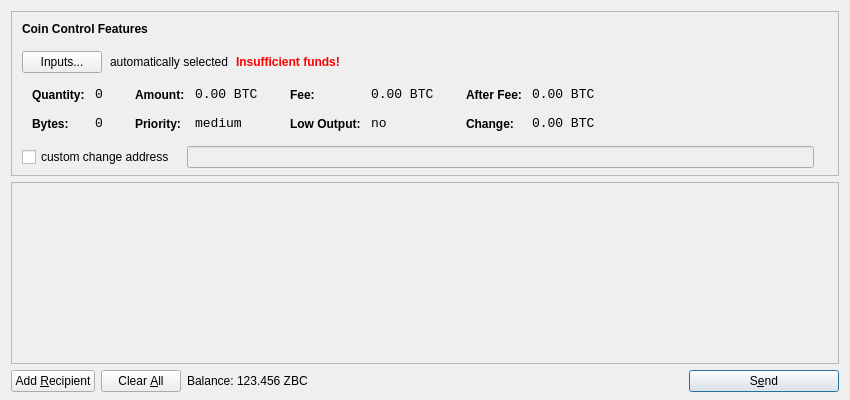
<?xml version="1.0" encoding="UTF-8"?>
<ui version="4.0">
 <class>SendCoinsDialog</class>
 <widget class="QDialog" name="SendCoinsDialog">
  <property name="geometry">
   <rect>
    <x>0</x>
    <y>0</y>
    <width>850</width>
    <height>400</height>
   </rect>
  </property>
  <property name="windowTitle">
   <string>Send Coins</string>
  </property>
  <layout class="QVBoxLayout" name="verticalLayout" stretch="0,1,0">
   <property name="bottomMargin">
    <number>8</number>
   </property>
   <item>
    <widget class="QFrame" name="frameCoinControl">
     <property name="sizePolicy">
      <sizepolicy hsizetype="Expanding" vsizetype="Expanding">
       <horstretch>0</horstretch>
       <verstretch>0</verstretch>
      </sizepolicy>
     </property>
     <property name="maximumSize">
      <size>
       <width>16777215</width>
       <height>16777215</height>
      </size>
     </property>
     <property name="frameShape">
      <enum>QFrame::StyledPanel</enum>
     </property>
     <property name="frameShadow">
      <enum>QFrame::Sunken</enum>
     </property>
     <layout class="QVBoxLayout" name="verticalLayoutCoinControl2">
      <property name="spacing">
       <number>-1</number>
      </property>
      <property name="leftMargin">
       <number>0</number>
      </property>
      <property name="topMargin">
       <number>0</number>
      </property>
      <property name="rightMargin">
       <number>0</number>
      </property>
      <property name="bottomMargin">
       <number>6</number>
      </property>
      <item>
       <layout class="QVBoxLayout" name="verticalLayoutCoinControl" stretch="0,0,0,0,1">
        <property name="spacing">
         <number>0</number>
        </property>
        <property name="leftMargin">
         <number>10</number>
        </property>
        <property name="topMargin">
         <number>10</number>
        </property>
        <item>
         <layout class="QHBoxLayout" name="horizontalLayoutCoinControl1">
          <property name="bottomMargin">
           <number>15</number>
          </property>
          <item>
           <widget class="QLabel" name="labelCoinControlFeatures">
            <property name="sizePolicy">
             <sizepolicy hsizetype="Preferred" vsizetype="Maximum">
              <horstretch>0</horstretch>
              <verstretch>0</verstretch>
             </sizepolicy>
            </property>
            <property name="font">
             <font>
              <weight>75</weight>
              <bold>true</bold>
             </font>
            </property>
            <property name="styleSheet">
             <string notr="true">font-weight:bold;</string>
            </property>
            <property name="text">
             <string>Coin Control Features</string>
            </property>
           </widget>
          </item>
         </layout>
        </item>
        <item>
         <layout class="QHBoxLayout" name="horizontalLayoutCoinControl2" stretch="0,0,0,0">
          <property name="spacing">
           <number>8</number>
          </property>
          <property name="bottomMargin">
           <number>10</number>
          </property>
          <item>
           <widget class="QPushButton" name="pushButtonCoinControl">
            <property name="styleSheet">
             <string notr="true"/>
            </property>
            <property name="text">
             <string>Inputs...</string>
            </property>
           </widget>
          </item>
          <item>
           <widget class="QLabel" name="labelCoinControlAutomaticallySelected">
            <property name="text">
             <string>automatically selected</string>
            </property>
            <property name="margin">
             <number>5</number>
            </property>
           </widget>
          </item>
          <item>
           <widget class="QLabel" name="labelCoinControlInsuffFunds">
            <property name="font">
             <font>
              <weight>75</weight>
              <bold>true</bold>
             </font>
            </property>
            <property name="styleSheet">
             <string notr="true">color:red;font-weight:bold;</string>
            </property>
            <property name="text">
             <string>Insufficient funds!</string>
            </property>
            <property name="margin">
             <number>5</number>
            </property>
           </widget>
          </item>
          <item>
           <spacer name="horizontalSpacerCoinControl">
            <property name="orientation">
             <enum>Qt::Horizontal</enum>
            </property>
            <property name="sizeHint" stdset="0">
             <size>
              <width>40</width>
              <height>1</height>
             </size>
            </property>
           </spacer>
          </item>
         </layout>
        </item>
        <item>
         <widget class="QWidget" name="widgetCoinControl" native="true">
          <property name="sizePolicy">
           <sizepolicy hsizetype="Preferred" vsizetype="Preferred">
            <horstretch>0</horstretch>
            <verstretch>0</verstretch>
           </sizepolicy>
          </property>
          <property name="minimumSize">
           <size>
            <width>0</width>
            <height>0</height>
           </size>
          </property>
          <property name="styleSheet">
           <string notr="true"/>
          </property>
          <layout class="QHBoxLayout" name="horizontalLayoutCoinControl5">
           <property name="margin">
            <number>0</number>
           </property>
           <item>
            <layout class="QHBoxLayout" name="horizontalLayoutCoinControl3" stretch="0,0,0,1">
             <property name="spacing">
              <number>20</number>
             </property>
             <property name="topMargin">
              <number>0</number>
             </property>
             <property name="bottomMargin">
              <number>10</number>
             </property>
             <item>
              <layout class="QFormLayout" name="formLayoutCoinControl1">
               <property name="horizontalSpacing">
                <number>10</number>
               </property>
               <property name="verticalSpacing">
                <number>14</number>
               </property>
               <property name="leftMargin">
                <number>10</number>
               </property>
               <property name="topMargin">
                <number>4</number>
               </property>
               <property name="rightMargin">
                <number>6</number>
               </property>
               <item row="0" column="0">
                <widget class="QLabel" name="labelCoinControlQuantityText">
                 <property name="styleSheet">
                  <string notr="true">font-weight:bold;</string>
                 </property>
                 <property name="text">
                  <string>Quantity:</string>
                 </property>
                 <property name="margin">
                  <number>0</number>
                 </property>
                </widget>
               </item>
               <item row="0" column="1">
                <widget class="QLabel" name="labelCoinControlQuantity">
                 <property name="font">
                  <font>
                   <family>Monospace</family>
                   <pointsize>10</pointsize>
                  </font>
                 </property>
                 <property name="cursor">
                  <cursorShape>IBeamCursor</cursorShape>
                 </property>
                 <property name="contextMenuPolicy">
                  <enum>Qt::ActionsContextMenu</enum>
                 </property>
                 <property name="text">
                  <string notr="true">0</string>
                 </property>
                 <property name="margin">
                  <number>0</number>
                 </property>
                 <property name="textInteractionFlags">
                  <set>Qt::LinksAccessibleByMouse|Qt::TextSelectableByKeyboard|Qt::TextSelectableByMouse</set>
                 </property>
                </widget>
               </item>
               <item row="1" column="0">
                <widget class="QLabel" name="labelCoinControlBytesText">
                 <property name="styleSheet">
                  <string notr="true">font-weight:bold;</string>
                 </property>
                 <property name="text">
                  <string>Bytes:</string>
                 </property>
                </widget>
               </item>
               <item row="1" column="1">
                <widget class="QLabel" name="labelCoinControlBytes">
                 <property name="font">
                  <font>
                   <family>Monospace</family>
                   <pointsize>10</pointsize>
                  </font>
                 </property>
                 <property name="cursor">
                  <cursorShape>IBeamCursor</cursorShape>
                 </property>
                 <property name="contextMenuPolicy">
                  <enum>Qt::ActionsContextMenu</enum>
                 </property>
                 <property name="text">
                  <string notr="true">0</string>
                 </property>
                 <property name="textInteractionFlags">
                  <set>Qt::LinksAccessibleByMouse|Qt::TextSelectableByKeyboard|Qt::TextSelectableByMouse</set>
                 </property>
                </widget>
               </item>
              </layout>
             </item>
             <item>
              <layout class="QFormLayout" name="formLayoutCoinControl2">
               <property name="horizontalSpacing">
                <number>10</number>
               </property>
               <property name="verticalSpacing">
                <number>14</number>
               </property>
               <property name="leftMargin">
                <number>6</number>
               </property>
               <property name="topMargin">
                <number>4</number>
               </property>
               <property name="rightMargin">
                <number>6</number>
               </property>
               <item row="0" column="0">
                <widget class="QLabel" name="labelCoinControlAmountText">
                 <property name="styleSheet">
                  <string notr="true">font-weight:bold;</string>
                 </property>
                 <property name="text">
                  <string>Amount:</string>
                 </property>
                 <property name="margin">
                  <number>0</number>
                 </property>
                </widget>
               </item>
               <item row="0" column="1">
                <widget class="QLabel" name="labelCoinControlAmount">
                 <property name="font">
                  <font>
                   <family>Monospace</family>
                   <pointsize>10</pointsize>
                  </font>
                 </property>
                 <property name="cursor">
                  <cursorShape>IBeamCursor</cursorShape>
                 </property>
                 <property name="contextMenuPolicy">
                  <enum>Qt::ActionsContextMenu</enum>
                 </property>
                 <property name="text">
                  <string notr="true">0.00 BTC</string>
                 </property>
                 <property name="textInteractionFlags">
                  <set>Qt::LinksAccessibleByMouse|Qt::TextSelectableByKeyboard|Qt::TextSelectableByMouse</set>
                 </property>
                </widget>
               </item>
               <item row="1" column="0">
                <widget class="QLabel" name="labelCoinControlPriorityText">
                 <property name="styleSheet">
                  <string notr="true">font-weight:bold;</string>
                 </property>
                 <property name="text">
                  <string>Priority:</string>
                 </property>
                </widget>
               </item>
               <item row="1" column="1">
                <widget class="QLabel" name="labelCoinControlPriority">
                 <property name="font">
                  <font>
                   <family>Monospace</family>
                   <pointsize>10</pointsize>
                  </font>
                 </property>
                 <property name="cursor">
                  <cursorShape>IBeamCursor</cursorShape>
                 </property>
                 <property name="contextMenuPolicy">
                  <enum>Qt::ActionsContextMenu</enum>
                 </property>
                 <property name="text">
                  <string>medium</string>
                 </property>
                 <property name="textInteractionFlags">
                  <set>Qt::LinksAccessibleByMouse|Qt::TextSelectableByKeyboard|Qt::TextSelectableByMouse</set>
                 </property>
                </widget>
               </item>
              </layout>
             </item>
             <item>
              <layout class="QFormLayout" name="formLayoutCoinControl3">
               <property name="horizontalSpacing">
                <number>10</number>
               </property>
               <property name="verticalSpacing">
                <number>14</number>
               </property>
               <property name="leftMargin">
                <number>6</number>
               </property>
               <property name="topMargin">
                <number>4</number>
               </property>
               <property name="rightMargin">
                <number>6</number>
               </property>
               <item row="0" column="0">
                <widget class="QLabel" name="labelCoinControlFeeText">
                 <property name="styleSheet">
                  <string notr="true">font-weight:bold;</string>
                 </property>
                 <property name="text">
                  <string>Fee:</string>
                 </property>
                 <property name="margin">
                  <number>0</number>
                 </property>
                </widget>
               </item>
               <item row="0" column="1">
                <widget class="QLabel" name="labelCoinControlFee">
                 <property name="font">
                  <font>
                   <family>Monospace</family>
                   <pointsize>10</pointsize>
                  </font>
                 </property>
                 <property name="cursor">
                  <cursorShape>IBeamCursor</cursorShape>
                 </property>
                 <property name="contextMenuPolicy">
                  <enum>Qt::ActionsContextMenu</enum>
                 </property>
                 <property name="text">
                  <string notr="true">0.00 BTC</string>
                 </property>
                 <property name="textInteractionFlags">
                  <set>Qt::LinksAccessibleByMouse|Qt::TextSelectableByKeyboard|Qt::TextSelectableByMouse</set>
                 </property>
                </widget>
               </item>
               <item row="1" column="0">
                <widget class="QLabel" name="labelCoinControlLowOutputText">
                 <property name="styleSheet">
                  <string notr="true">font-weight:bold;</string>
                 </property>
                 <property name="text">
                  <string>Low Output:</string>
                 </property>
                </widget>
               </item>
               <item row="1" column="1">
                <widget class="QLabel" name="labelCoinControlLowOutput">
                 <property name="font">
                  <font>
                   <family>Monospace</family>
                   <pointsize>10</pointsize>
                  </font>
                 </property>
                 <property name="cursor">
                  <cursorShape>IBeamCursor</cursorShape>
                 </property>
                 <property name="contextMenuPolicy">
                  <enum>Qt::ActionsContextMenu</enum>
                 </property>
                 <property name="text">
                  <string>no</string>
                 </property>
                 <property name="textInteractionFlags">
                  <set>Qt::LinksAccessibleByMouse|Qt::TextSelectableByKeyboard|Qt::TextSelectableByMouse</set>
                 </property>
                </widget>
               </item>
              </layout>
             </item>
             <item>
              <layout class="QFormLayout" name="formLayoutCoinControl4">
               <property name="horizontalSpacing">
                <number>10</number>
               </property>
               <property name="verticalSpacing">
                <number>14</number>
               </property>
               <property name="leftMargin">
                <number>6</number>
               </property>
               <property name="topMargin">
                <number>4</number>
               </property>
               <property name="rightMargin">
                <number>6</number>
               </property>
               <item row="0" column="0">
                <widget class="QLabel" name="labelCoinControlAfterFeeText">
                 <property name="styleSheet">
                  <string notr="true">font-weight:bold;</string>
                 </property>
                 <property name="text">
                  <string>After Fee:</string>
                 </property>
                 <property name="margin">
                  <number>0</number>
                 </property>
                </widget>
               </item>
               <item row="0" column="1">
                <widget class="QLabel" name="labelCoinControlAfterFee">
                 <property name="font">
                  <font>
                   <family>Monospace</family>
                   <pointsize>10</pointsize>
                  </font>
                 </property>
                 <property name="cursor">
                  <cursorShape>IBeamCursor</cursorShape>
                 </property>
                 <property name="contextMenuPolicy">
                  <enum>Qt::ActionsContextMenu</enum>
                 </property>
                 <property name="text">
                  <string notr="true">0.00 BTC</string>
                 </property>
                 <property name="textInteractionFlags">
                  <set>Qt::LinksAccessibleByMouse|Qt::TextSelectableByKeyboard|Qt::TextSelectableByMouse</set>
                 </property>
                </widget>
               </item>
               <item row="1" column="0">
                <widget class="QLabel" name="labelCoinControlChangeText">
                 <property name="styleSheet">
                  <string notr="true">font-weight:bold;</string>
                 </property>
                 <property name="text">
                  <string>Change:</string>
                 </property>
                </widget>
               </item>
               <item row="1" column="1">
                <widget class="QLabel" name="labelCoinControlChange">
                 <property name="font">
                  <font>
                   <family>Monospace</family>
                   <pointsize>10</pointsize>
                  </font>
                 </property>
                 <property name="cursor">
                  <cursorShape>IBeamCursor</cursorShape>
                 </property>
                 <property name="contextMenuPolicy">
                  <enum>Qt::ActionsContextMenu</enum>
                 </property>
                 <property name="text">
                  <string notr="true">0.00 BTC</string>
                 </property>
                 <property name="textInteractionFlags">
                  <set>Qt::LinksAccessibleByMouse|Qt::TextSelectableByKeyboard|Qt::TextSelectableByMouse</set>
                 </property>
                </widget>
               </item>
              </layout>
             </item>
            </layout>
           </item>
          </layout>
         </widget>
        </item>
        <item>
         <layout class="QHBoxLayout" name="horizontalLayoutCoinControl4" stretch="0,0,0">
          <property name="spacing">
           <number>12</number>
          </property>
          <property name="sizeConstraint">
           <enum>QLayout::SetDefaultConstraint</enum>
          </property>
          <property name="topMargin">
           <number>5</number>
          </property>
          <property name="rightMargin">
           <number>5</number>
          </property>
          <item>
           <widget class="QCheckBox" name="checkBoxCoinControlChange">
            <property name="text">
             <string>custom change address</string>
            </property>
           </widget>
          </item>
          <item>
           <widget class="QLineEdit" name="lineEditCoinControlChange">
            <property name="enabled">
             <bool>false</bool>
            </property>
            <property name="sizePolicy">
             <sizepolicy hsizetype="Expanding" vsizetype="Fixed">
              <horstretch>0</horstretch>
              <verstretch>0</verstretch>
             </sizepolicy>
            </property>
           </widget>
          </item>
          <item>
           <widget class="QLabel" name="labelCoinControlChangeLabel">
            <property name="sizePolicy">
             <sizepolicy hsizetype="Preferred" vsizetype="Expanding">
              <horstretch>0</horstretch>
              <verstretch>0</verstretch>
             </sizepolicy>
            </property>
            <property name="minimumSize">
             <size>
              <width>0</width>
              <height>0</height>
             </size>
            </property>
            <property name="text">
             <string/>
            </property>
            <property name="margin">
             <number>3</number>
            </property>
           </widget>
          </item>
         </layout>
        </item>
        <item>
         <spacer name="verticalSpacerCoinControl">
          <property name="orientation">
           <enum>Qt::Vertical</enum>
          </property>
          <property name="sizeHint" stdset="0">
           <size>
            <width>800</width>
            <height>1</height>
           </size>
          </property>
         </spacer>
        </item>
       </layout>
      </item>
     </layout>
    </widget>
   </item>
   <item>
    <widget class="QScrollArea" name="scrollArea">
     <property name="widgetResizable">
      <bool>true</bool>
     </property>
     <widget class="QWidget" name="scrollAreaWidgetContents">
      <property name="geometry">
       <rect>
        <x>0</x>
        <y>0</y>
        <width>830</width>
        <height>165</height>
       </rect>
      </property>
      <layout class="QVBoxLayout" name="verticalLayout_2">
       <property name="margin">
        <number>0</number>
       </property>
       <item>
        <layout class="QVBoxLayout" name="entries">
         <property name="spacing">
          <number>6</number>
         </property>
        </layout>
       </item>
       <item>
        <spacer name="verticalSpacer">
         <property name="orientation">
          <enum>Qt::Vertical</enum>
         </property>
         <property name="sizeHint" stdset="0">
          <size>
           <width>20</width>
           <height>40</height>
          </size>
         </property>
        </spacer>
       </item>
      </layout>
     </widget>
    </widget>
   </item>
   <item>
    <layout class="QHBoxLayout" name="horizontalLayout">
     <item>
      <widget class="QPushButton" name="addButton">
       <property name="toolTip">
        <string>Send to multiple recipients at once</string>
       </property>
       <property name="text">
        <string>Add &amp;Recipient</string>
       </property>
       <property name="icon">
        <iconset resource="../bitcoin.qrc">
         <normaloff>:/icons/add</normaloff>:/icons/add</iconset>
       </property>
       <property name="autoDefault">
        <bool>false</bool>
       </property>
      </widget>
     </item>
     <item>
      <widget class="QPushButton" name="clearButton">
       <property name="sizePolicy">
        <sizepolicy hsizetype="Minimum" vsizetype="Fixed">
         <horstretch>0</horstretch>
         <verstretch>0</verstretch>
        </sizepolicy>
       </property>
       <property name="toolTip">
        <string>Remove all transaction fields</string>
       </property>
       <property name="text">
        <string>Clear &amp;All</string>
       </property>
       <property name="icon">
        <iconset resource="../bitcoin.qrc">
         <normaloff>:/icons/remove</normaloff>:/icons/remove</iconset>
       </property>
       <property name="autoRepeatDelay">
        <number>300</number>
       </property>
       <property name="autoDefault">
        <bool>false</bool>
       </property>
      </widget>
     </item>
     <item>
      <layout class="QHBoxLayout" name="horizontalLayout_2">
       <property name="spacing">
        <number>3</number>
       </property>
       <item>
        <widget class="QLabel" name="label">
         <property name="text">
          <string>Balance:</string>
         </property>
        </widget>
       </item>
       <item>
        <widget class="QLabel" name="labelBalance">
         <property name="cursor">
          <cursorShape>IBeamCursor</cursorShape>
         </property>
         <property name="text">
          <string>123.456 ZBC</string>
         </property>
         <property name="textInteractionFlags">
          <set>Qt::LinksAccessibleByMouse|Qt::TextSelectableByKeyboard|Qt::TextSelectableByMouse</set>
         </property>
        </widget>
       </item>
      </layout>
     </item>
     <item>
      <spacer name="horizontalSpacer">
       <property name="orientation">
        <enum>Qt::Horizontal</enum>
       </property>
       <property name="sizeHint" stdset="0">
        <size>
         <width>40</width>
         <height>20</height>
        </size>
       </property>
      </spacer>
     </item>
     <item>
      <widget class="QPushButton" name="sendButton">
       <property name="minimumSize">
        <size>
         <width>150</width>
         <height>0</height>
        </size>
       </property>
       <property name="toolTip">
        <string>Confirm the send action</string>
       </property>
       <property name="text">
        <string>S&amp;end</string>
       </property>
       <property name="icon">
        <iconset resource="../bitcoin.qrc">
         <normaloff>:/icons/send</normaloff>:/icons/send</iconset>
       </property>
       <property name="default">
        <bool>true</bool>
       </property>
      </widget>
     </item>
    </layout>
   </item>
  </layout>
 </widget>
 <resources>
  <include location="../bitcoin.qrc"/>
 </resources>
 <connections/>
</ui>
